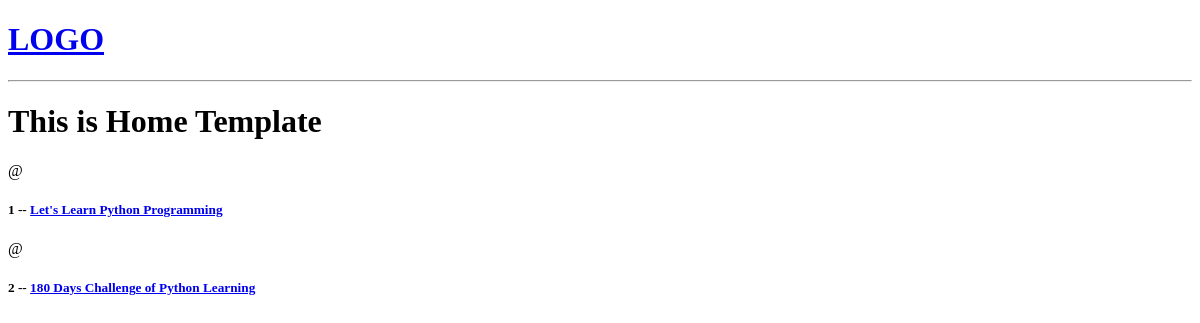
Before: / with the older database file.
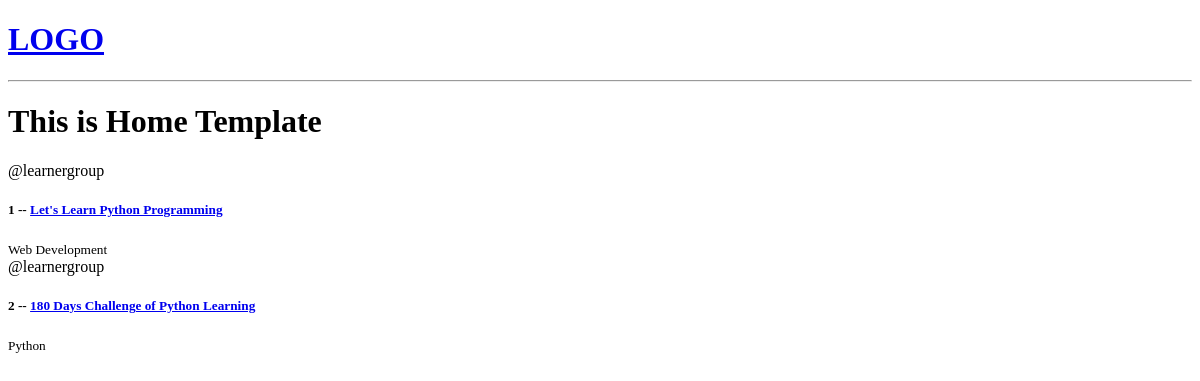
After: the same page with the newer database file.
### base/models.py (models this page shows, shortened)
class Room(models.Model):
    host = models.ForeignKey(User, on_delete=models.SET_NULL, null=True)
    topic = models.ForeignKey(Topic, on_delete=models.SET_NULL, null=True)
    name = models.CharField(max_length=200)
    description = models.TextField(null=True, blank=True)
    updated = models.DateTimeField(auto_now=True)
    created = models.DateTimeField(auto_now_add=True)

class Topic(models.Model):
    name = models.CharField(max_length=200)

### base/views.py (the view)
# urls.py: path('', views.home, name="home"),
def home(request):
    rooms = Room.objects.all()
    context = {'rooms': rooms}
    return render(request, 'base/home.html', context)

### base/templates/base/home.html
{% extends "main.html" %}
{% block content %}
<h1>This is Home Template</h1>
<div>
    <div>
        {% for room in rooms %}
        <div>
            <span>@{{room.host.username}}</span>
            <h5>{{room.id}} -- <a href="{% url 'room' room.id %}">{{room.name}}</a></h5>
            <small>{{room.topic.name}}</small>
        </div>
        {% endfor %}
    </div>
</div>
{% endblock content %}

### templates/main.html (shortened to what this page needs)
<!DOCTYPE html>
<html lang="en">
  <head>
  </head>
  <body>
    {% include "navbar.html" %}
    {% block content %}
    {% endblock %}
  </body>
</html>

### templates/navbar.html
<a href="/">
    <h1>LOGO</h1>
</a>
<hr>

Changed rows visible on the page:
changed Room "Let's Learn Python Programming": host.username (not shown) → "learnergroup"; topic.name (not shown) → "Web Development"
changed Room "180 Days Challenge of Python Learning": host.username (not shown) → "learnergroup"; topic.name (not shown) → "Python"
